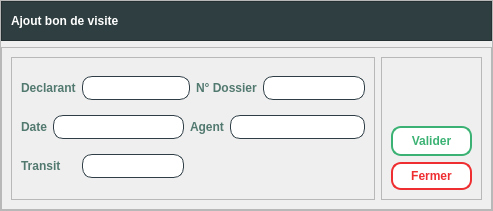
<?xml version="1.0" encoding="UTF-8"?>
<ui version="4.0">
 <class>Form</class>
 <widget class="QWidget" name="Form">
  <property name="geometry">
   <rect>
    <x>0</x>
    <y>0</y>
    <width>493</width>
    <height>211</height>
   </rect>
  </property>
  <property name="windowTitle">
   <string>Form</string>
  </property>
  <layout class="QVBoxLayout" name="verticalLayout">
   <property name="leftMargin">
    <number>0</number>
   </property>
   <property name="topMargin">
    <number>0</number>
   </property>
   <property name="rightMargin">
    <number>0</number>
   </property>
   <property name="bottomMargin">
    <number>0</number>
   </property>
   <item>
    <widget class="QFrame" name="frame_2">
     <property name="styleSheet">
      <string notr="true"/>
     </property>
     <property name="frameShape">
      <enum>QFrame::StyledPanel</enum>
     </property>
     <property name="frameShadow">
      <enum>QFrame::Raised</enum>
     </property>
     <layout class="QVBoxLayout" name="verticalLayout_2">
      <property name="leftMargin">
       <number>0</number>
      </property>
      <property name="topMargin">
       <number>0</number>
      </property>
      <property name="rightMargin">
       <number>0</number>
      </property>
      <property name="bottomMargin">
       <number>0</number>
      </property>
      <item>
       <widget class="QFrame" name="frame_3">
        <property name="styleSheet">
         <string notr="true">background-color: #2f3e40; /*#2f3e46,1a535c;1d3557;233d4d*/
color: rgb(255, 255, 255);</string>
        </property>
        <property name="frameShape">
         <enum>QFrame::StyledPanel</enum>
        </property>
        <property name="frameShadow">
         <enum>QFrame::Raised</enum>
        </property>
        <layout class="QHBoxLayout" name="horizontalLayout">
         <property name="leftMargin">
          <number>9</number>
         </property>
         <property name="topMargin">
          <number>9</number>
         </property>
         <property name="rightMargin">
          <number>9</number>
         </property>
         <property name="bottomMargin">
          <number>9</number>
         </property>
         <item>
          <widget class="QLabel" name="label_2">
           <property name="font">
            <font>
             <family>Segoe UI</family>
             <pointsize>9</pointsize>
             <bold>true</bold>
            </font>
           </property>
           <property name="styleSheet">
            <string notr="true">background-color: #2f3e40; /*#2f3e46,1a535c;1d3557;233d4d*/
color: rgb(255, 255, 255);</string>
           </property>
           <property name="text">
            <string>Ajout bon de visite</string>
           </property>
          </widget>
         </item>
         <item>
          <spacer name="horizontalSpacer">
           <property name="orientation">
            <enum>Qt::Horizontal</enum>
           </property>
           <property name="sizeHint" stdset="0">
            <size>
             <width>510</width>
             <height>20</height>
            </size>
           </property>
          </spacer>
         </item>
        </layout>
       </widget>
      </item>
      <item>
       <widget class="QFrame" name="frame">
        <property name="frameShape">
         <enum>QFrame::StyledPanel</enum>
        </property>
        <property name="frameShadow">
         <enum>QFrame::Raised</enum>
        </property>
        <layout class="QHBoxLayout" name="horizontalLayout_2">
         <item>
          <widget class="QFrame" name="frame_4">
           <property name="styleSheet">
            <string notr="true"/>
           </property>
           <property name="frameShape">
            <enum>QFrame::StyledPanel</enum>
           </property>
           <property name="frameShadow">
            <enum>QFrame::Raised</enum>
           </property>
           <layout class="QGridLayout" name="gridLayout">
            <item row="0" column="0" colspan="2">
             <widget class="QLabel" name="label_3">
              <property name="font">
               <font>
                <bold>true</bold>
               </font>
              </property>
              <property name="styleSheet">
               <string notr="true">color: #52796f;</string>
              </property>
              <property name="text">
               <string>Declarant</string>
              </property>
             </widget>
            </item>
            <item row="0" column="2" colspan="2">
             <widget class="QLineEdit" name="declarant">
              <property name="styleSheet">
               <string notr="true">border : 1px solid #2f3e46;
border-radius:10px;
padding: 3px;
background-color: white;
color: #2f3e46;
</string>
              </property>
             </widget>
            </item>
            <item row="0" column="4" colspan="2">
             <widget class="QLabel" name="label_5">
              <property name="font">
               <font>
                <family>Segoe UI</family>
                <pointsize>9</pointsize>
                <bold>true</bold>
               </font>
              </property>
              <property name="styleSheet">
               <string notr="true">color: #52796f;</string>
              </property>
              <property name="text">
               <string>N° Dossier</string>
              </property>
             </widget>
            </item>
            <item row="0" column="6">
             <widget class="QLineEdit" name="num_dossier">
              <property name="styleSheet">
               <string notr="true">border : 1px solid #2f3e46;
border-radius:10px;
padding: 3px;
background-color: white;
color: #2f3e46;
</string>
              </property>
             </widget>
            </item>
            <item row="1" column="0">
             <widget class="QLabel" name="label_6">
              <property name="font">
               <font>
                <family>Segoe UI</family>
                <pointsize>9</pointsize>
                <bold>true</bold>
               </font>
              </property>
              <property name="styleSheet">
               <string notr="true">color: #52796f;</string>
              </property>
              <property name="text">
               <string>Date</string>
              </property>
             </widget>
            </item>
            <item row="1" column="1" colspan="2">
             <widget class="QLineEdit" name="date">
              <property name="styleSheet">
               <string notr="true">border : 1px solid #2f3e46;
border-radius:10px;
padding: 3px;
background-color: white;
color: #2f3e46;
</string>
              </property>
             </widget>
            </item>
            <item row="1" column="3" colspan="2">
             <widget class="QLabel" name="label_7">
              <property name="font">
               <font>
                <bold>true</bold>
               </font>
              </property>
              <property name="styleSheet">
               <string notr="true">color: #52796f;</string>
              </property>
              <property name="text">
               <string>Agent</string>
              </property>
             </widget>
            </item>
            <item row="1" column="5" colspan="2">
             <widget class="QLineEdit" name="agent">
              <property name="styleSheet">
               <string notr="true">border : 1px solid #2f3e46;
border-radius:10px;
padding: 3px;
background-color: white;
color: #2f3e46;
</string>
              </property>
             </widget>
            </item>
            <item row="2" column="0" colspan="2">
             <widget class="QLabel" name="label_4">
              <property name="font">
               <font>
                <bold>true</bold>
               </font>
              </property>
              <property name="styleSheet">
               <string notr="true">color: #52796f;</string>
              </property>
              <property name="text">
               <string>Transit</string>
              </property>
             </widget>
            </item>
            <item row="2" column="2">
             <widget class="QLineEdit" name="transit">
              <property name="styleSheet">
               <string notr="true">border : 1px solid #2f3e46;
border-radius:10px;
padding: 3px;
background-color: white;
color: #2f3e46;
</string>
              </property>
             </widget>
            </item>
           </layout>
          </widget>
         </item>
         <item>
          <widget class="QFrame" name="frame_5">
           <property name="frameShape">
            <enum>QFrame::StyledPanel</enum>
           </property>
           <property name="frameShadow">
            <enum>QFrame::Raised</enum>
           </property>
           <layout class="QVBoxLayout" name="verticalLayout_3">
            <item>
             <spacer name="verticalSpacer">
              <property name="orientation">
               <enum>Qt::Vertical</enum>
              </property>
              <property name="sizeHint" stdset="0">
               <size>
                <width>20</width>
                <height>40</height>
               </size>
              </property>
             </spacer>
            </item>
            <item>
             <widget class="QPushButton" name="valider_ajout_bon_visite">
              <property name="font">
               <font>
                <family>Segoe UI</family>
                <pointsize>9</pointsize>
                <bold>true</bold>
               </font>
              </property>
              <property name="styleSheet">
               <string notr="true">QPushButton {width: 65px;
background-color: white;
border: 2px solid #3bb273;
color: #3bb273;
padding: 6px;
border-radius: 10px;}

QPushButton:hover {background-color: #3bb273;color: white;}
QPushButton:pressed { margin: 1px; }
</string>
              </property>
              <property name="text">
               <string>Valider</string>
              </property>
             </widget>
            </item>
            <item>
             <widget class="QPushButton" name="fermer_ajout_bon_visite">
              <property name="font">
               <font>
                <family>Segoe UI</family>
                <pointsize>9</pointsize>
                <bold>true</bold>
               </font>
              </property>
              <property name="styleSheet">
               <string notr="true">QPushButton {background-color: white;
border: 2px solid #ee2e31;
color: #ee2e31;
padding: 5px;
border-radius: 10px;}
QPushButton:hover {
background-color: #ee2e31;
color: white;
}
QPushButton:pressed{
margin: 1px;
}
/*#ee2e31*/
</string>
              </property>
              <property name="text">
               <string>Fermer</string>
              </property>
             </widget>
            </item>
           </layout>
          </widget>
         </item>
        </layout>
       </widget>
      </item>
     </layout>
    </widget>
   </item>
  </layout>
 </widget>
 <resources/>
 <connections/>
</ui>
